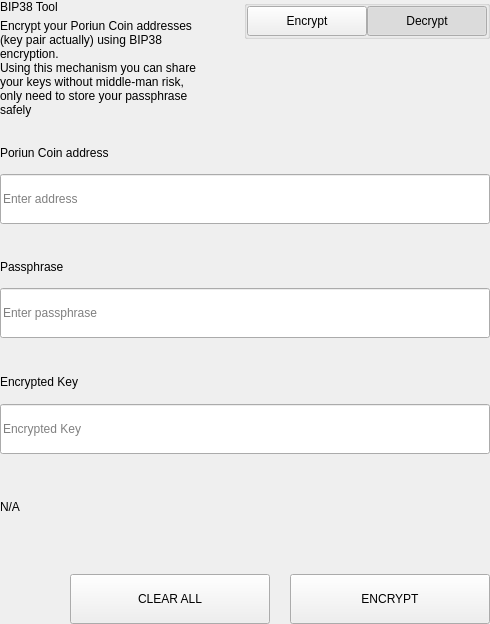
<?xml version="1.0" encoding="UTF-8"?>
<ui version="4.0">
 <class>SettingsBitToolWidget</class>
 <widget class="QWidget" name="SettingsBitToolWidget">
  <property name="geometry">
   <rect>
    <x>0</x>
    <y>0</y>
    <width>490</width>
    <height>624</height>
   </rect>
  </property>
  <property name="windowTitle">
   <string>Form</string>
  </property>
  <layout class="QVBoxLayout" name="verticalLayout">
   <property name="spacing">
    <number>0</number>
   </property>
   <property name="leftMargin">
    <number>0</number>
   </property>
   <property name="topMargin">
    <number>0</number>
   </property>
   <property name="rightMargin">
    <number>0</number>
   </property>
   <property name="bottomMargin">
    <number>0</number>
   </property>
   <item>
    <widget class="QWidget" name="left" native="true">
     <layout class="QVBoxLayout" name="verticalLayout_3">
      <property name="leftMargin">
       <number>0</number>
      </property>
      <property name="topMargin">
       <number>0</number>
      </property>
      <property name="rightMargin">
       <number>0</number>
      </property>
      <property name="bottomMargin">
       <number>0</number>
      </property>
      <item>
       <layout class="QVBoxLayout" name="verticalLayout_2">
        <property name="spacing">
         <number>0</number>
        </property>
        <item>
         <layout class="QHBoxLayout" name="horizontalLayout_3" stretch="3,1">
          <property name="spacing">
           <number>40</number>
          </property>
          <item>
           <layout class="QVBoxLayout" name="verticalLayoutTitle">
            <property name="spacing">
             <number>5</number>
            </property>
            <item>
             <widget class="QLabel" name="labelTitle">
              <property name="text">
               <string>BIP38 Tool</string>
              </property>
             </widget>
            </item>
            <item>
             <widget class="QLabel" name="labelSubtitle1">
              <property name="text">
               <string>Encrypt your Poriun Coin addresses (key pair actually) using BIP38 encryption.
Using this mechanism you can share your keys without middle-man risk, only need to store your passphrase safely</string>
              </property>
              <property name="wordWrap">
               <bool>true</bool>
              </property>
             </widget>
            </item>
           </layout>
          </item>
          <item alignment="Qt::AlignTop">
           <widget class="QGroupBox" name="groupBox">
            <property name="title">
             <string/>
            </property>
            <property name="alignment">
             <set>Qt::AlignLeading|Qt::AlignLeft|Qt::AlignTop</set>
            </property>
            <layout class="QHBoxLayout" name="horizontalLayout_4">
             <property name="spacing">
              <number>0</number>
             </property>
             <property name="leftMargin">
              <number>0</number>
             </property>
             <property name="topMargin">
              <number>0</number>
             </property>
             <property name="rightMargin">
              <number>0</number>
             </property>
             <property name="bottomMargin">
              <number>0</number>
             </property>
             <item>
              <spacer name="horizontalSpacer">
               <property name="orientation">
                <enum>Qt::Horizontal</enum>
               </property>
               <property name="sizeHint" stdset="0">
                <size>
                 <width>40</width>
                 <height>20</height>
                </size>
               </property>
              </spacer>
             </item>
             <item>
              <widget class="QPushButton" name="pushLeft">
               <property name="minimumSize">
                <size>
                 <width>120</width>
                 <height>30</height>
                </size>
               </property>
               <property name="maximumSize">
                <size>
                 <width>120</width>
                 <height>30</height>
                </size>
               </property>
               <property name="focusPolicy">
                <enum>Qt::NoFocus</enum>
               </property>
               <property name="text">
                <string>Encrypt</string>
               </property>
               <property name="checkable">
                <bool>true</bool>
               </property>
               <property name="autoExclusive">
                <bool>true</bool>
               </property>
              </widget>
             </item>
             <item>
              <widget class="QPushButton" name="pushRight">
               <property name="minimumSize">
                <size>
                 <width>120</width>
                 <height>30</height>
                </size>
               </property>
               <property name="maximumSize">
                <size>
                 <width>120</width>
                 <height>30</height>
                </size>
               </property>
               <property name="focusPolicy">
                <enum>Qt::NoFocus</enum>
               </property>
               <property name="text">
                <string>Decrypt</string>
               </property>
               <property name="checkable">
                <bool>true</bool>
               </property>
               <property name="checked">
                <bool>true</bool>
               </property>
               <property name="autoExclusive">
                <bool>true</bool>
               </property>
              </widget>
             </item>
            </layout>
           </widget>
          </item>
         </layout>
        </item>
        <item>
         <widget class="QStackedWidget" name="stackedWidget">
          <property name="currentIndex">
           <number>1</number>
          </property>
          <widget class="QWidget" name="pageDecrypt">
           <layout class="QVBoxLayout" name="verticalLayout_5">
            <property name="spacing">
             <number>0</number>
            </property>
            <property name="leftMargin">
             <number>0</number>
            </property>
            <property name="topMargin">
             <number>0</number>
            </property>
            <property name="rightMargin">
             <number>0</number>
            </property>
            <property name="bottomMargin">
             <number>0</number>
            </property>
            <item>
             <widget class="QWidget" name="widget" native="true">
              <property name="minimumSize">
               <size>
                <width>0</width>
                <height>100</height>
               </size>
              </property>
              <layout class="QVBoxLayout" name="verticalLayout_4">
               <property name="spacing">
                <number>0</number>
               </property>
               <property name="leftMargin">
                <number>0</number>
               </property>
               <property name="topMargin">
                <number>0</number>
               </property>
               <property name="rightMargin">
                <number>0</number>
               </property>
               <property name="bottomMargin">
                <number>0</number>
               </property>
               <item>
                <spacer name="verticalSpacer_2">
                 <property name="orientation">
                  <enum>Qt::Vertical</enum>
                 </property>
                 <property name="sizeType">
                  <enum>QSizePolicy::Fixed</enum>
                 </property>
                 <property name="sizeHint" stdset="0">
                  <size>
                   <width>20</width>
                   <height>20</height>
                  </size>
                 </property>
                </spacer>
               </item>
               <item>
                <layout class="QHBoxLayout" name="horizontalLayout_6" stretch="2">
                 <property name="spacing">
                  <number>0</number>
                 </property>
                 <item>
                  <layout class="QVBoxLayout" name="verticalLayout_7">
                   <property name="spacing">
                    <number>9</number>
                   </property>
                   <item>
                    <widget class="QLabel" name="labelSubtitleKey">
                     <property name="minimumSize">
                      <size>
                       <width>0</width>
                       <height>20</height>
                      </size>
                     </property>
                     <property name="maximumSize">
                      <size>
                       <width>16777215</width>
                       <height>20</height>
                      </size>
                     </property>
                     <property name="text">
                      <string>Encrypted key</string>
                     </property>
                    </widget>
                   </item>
                   <item>
                    <widget class="QLineEdit" name="lineEditKey">
                     <property name="minimumSize">
                      <size>
                       <width>0</width>
                       <height>50</height>
                      </size>
                     </property>
                     <property name="maximumSize">
                      <size>
                       <width>16777215</width>
                       <height>50</height>
                      </size>
                     </property>
                     <property name="placeholderText">
                      <string>Enter a encrypted key</string>
                     </property>
                    </widget>
                   </item>
                  </layout>
                 </item>
                </layout>
               </item>
               <item>
                <spacer name="verticalSpacer_3">
                 <property name="orientation">
                  <enum>Qt::Vertical</enum>
                 </property>
                 <property name="sizeType">
                  <enum>QSizePolicy::Fixed</enum>
                 </property>
                 <property name="sizeHint" stdset="0">
                  <size>
                   <width>20</width>
                   <height>20</height>
                  </size>
                 </property>
                </spacer>
               </item>
               <item>
                <layout class="QVBoxLayout" name="verticalLayout_9">
                 <property name="spacing">
                  <number>9</number>
                 </property>
                 <item>
                  <widget class="QLabel" name="labelSubtitlePassphrase">
                   <property name="maximumSize">
                    <size>
                     <width>16777215</width>
                     <height>20</height>
                    </size>
                   </property>
                   <property name="text">
                    <string>Passphrase</string>
                   </property>
                  </widget>
                 </item>
                 <item>
                  <widget class="QLineEdit" name="lineEditPassphrase">
                   <property name="minimumSize">
                    <size>
                     <width>0</width>
                     <height>50</height>
                    </size>
                   </property>
                   <property name="maximumSize">
                    <size>
                     <width>16777215</width>
                     <height>50</height>
                    </size>
                   </property>
                   <property name="placeholderText">
                    <string>Enter a passphrase</string>
                   </property>
                  </widget>
                 </item>
                </layout>
               </item>
               <item>
                <spacer name="verticalSpacer_4">
                 <property name="orientation">
                  <enum>Qt::Vertical</enum>
                 </property>
                 <property name="sizeType">
                  <enum>QSizePolicy::Fixed</enum>
                 </property>
                 <property name="sizeHint" stdset="0">
                  <size>
                   <width>20</width>
                   <height>20</height>
                  </size>
                 </property>
                </spacer>
               </item>
               <item>
                <widget class="QWidget" name="widget_3" native="true">
                 <property name="sizePolicy">
                  <sizepolicy hsizetype="Preferred" vsizetype="Fixed">
                   <horstretch>0</horstretch>
                   <verstretch>0</verstretch>
                  </sizepolicy>
                 </property>
                 <layout class="QVBoxLayout" name="verticalLayout_10">
                  <property name="spacing">
                   <number>9</number>
                  </property>
                  <property name="leftMargin">
                   <number>0</number>
                  </property>
                  <property name="topMargin">
                   <number>0</number>
                  </property>
                  <property name="rightMargin">
                   <number>0</number>
                  </property>
                  <property name="bottomMargin">
                   <number>0</number>
                  </property>
                  <item>
                   <widget class="QLabel" name="labelSubtitleDecryptResult">
                    <property name="minimumSize">
                     <size>
                      <width>0</width>
                      <height>20</height>
                     </size>
                    </property>
                    <property name="maximumSize">
                     <size>
                      <width>16777215</width>
                      <height>20</height>
                     </size>
                    </property>
                    <property name="text">
                     <string>Decrypted address result</string>
                    </property>
                   </widget>
                  </item>
                  <item>
                   <widget class="QWidget" name="widget_4" native="true">
                    <layout class="QHBoxLayout" name="horizontalLayout" stretch="6,0,1">
                     <property name="spacing">
                      <number>0</number>
                     </property>
                     <property name="leftMargin">
                      <number>0</number>
                     </property>
                     <property name="topMargin">
                      <number>0</number>
                     </property>
                     <property name="rightMargin">
                      <number>0</number>
                     </property>
                     <property name="bottomMargin">
                      <number>0</number>
                     </property>
                     <item alignment="Qt::AlignVCenter">
                      <widget class="QLineEdit" name="lineEditDecryptResult">
                       <property name="minimumSize">
                        <size>
                         <width>0</width>
                         <height>50</height>
                        </size>
                       </property>
                       <property name="maximumSize">
                        <size>
                         <width>16777215</width>
                         <height>50</height>
                        </size>
                       </property>
                       <property name="placeholderText">
                        <string>Decrypted Address</string>
                       </property>
                      </widget>
                     </item>
                     <item>
                      <spacer name="horizontalSpacer_4">
                       <property name="orientation">
                        <enum>Qt::Horizontal</enum>
                       </property>
                       <property name="sizeType">
                        <enum>QSizePolicy::Fixed</enum>
                       </property>
                       <property name="sizeHint" stdset="0">
                        <size>
                         <width>20</width>
                         <height>50</height>
                        </size>
                       </property>
                      </spacer>
                     </item>
                     <item>
                      <widget class="QPushButton" name="pushButtonImport">
                       <property name="minimumSize">
                        <size>
                         <width>140</width>
                         <height>40</height>
                        </size>
                       </property>
                       <property name="text">
                        <string>Import Address</string>
                       </property>
                      </widget>
                     </item>
                    </layout>
                   </widget>
                  </item>
                 </layout>
                </widget>
               </item>
               <item>
                <widget class="QLabel" name="statusLabel_DEC">
                 <property name="maximumSize">
                  <size>
                   <width>16777215</width>
                   <height>40</height>
                  </size>
                 </property>
                 <property name="text">
                  <string/>
                 </property>
                </widget>
               </item>
               <item>
                <spacer name="verticalSpacer">
                 <property name="orientation">
                  <enum>Qt::Vertical</enum>
                 </property>
                 <property name="sizeType">
                  <enum>QSizePolicy::Preferred</enum>
                 </property>
                 <property name="sizeHint" stdset="0">
                  <size>
                   <width>20</width>
                   <height>20</height>
                  </size>
                 </property>
                </spacer>
               </item>
               <item>
                <layout class="QHBoxLayout" name="horizontalLayout_7">
                 <property name="spacing">
                  <number>0</number>
                 </property>
                 <item>
                  <spacer name="horizontalSpacer_5">
                   <property name="orientation">
                    <enum>Qt::Horizontal</enum>
                   </property>
                   <property name="sizeType">
                    <enum>QSizePolicy::Expanding</enum>
                   </property>
                   <property name="sizeHint" stdset="0">
                    <size>
                     <width>40</width>
                     <height>20</height>
                    </size>
                   </property>
                  </spacer>
                 </item>
                 <item>
                  <widget class="QPushButton" name="pushButtonDecryptClear">
                   <property name="minimumSize">
                    <size>
                     <width>200</width>
                     <height>50</height>
                    </size>
                   </property>
                   <property name="maximumSize">
                    <size>
                     <width>200</width>
                     <height>50</height>
                    </size>
                   </property>
                   <property name="text">
                    <string>CLEAR</string>
                   </property>
                  </widget>
                 </item>
                 <item>
                  <spacer name="horizontalSpacer_3">
                   <property name="orientation">
                    <enum>Qt::Horizontal</enum>
                   </property>
                   <property name="sizeType">
                    <enum>QSizePolicy::Fixed</enum>
                   </property>
                   <property name="sizeHint" stdset="0">
                    <size>
                     <width>20</width>
                     <height>20</height>
                    </size>
                   </property>
                  </spacer>
                 </item>
                 <item>
                  <widget class="QPushButton" name="pushButtonDecrypt">
                   <property name="minimumSize">
                    <size>
                     <width>200</width>
                     <height>50</height>
                    </size>
                   </property>
                   <property name="maximumSize">
                    <size>
                     <width>200</width>
                     <height>50</height>
                    </size>
                   </property>
                   <property name="text">
                    <string>DECRYPT KEY</string>
                   </property>
                  </widget>
                 </item>
                </layout>
               </item>
              </layout>
             </widget>
            </item>
           </layout>
          </widget>
          <widget class="QWidget" name="pageEncrypt">
           <layout class="QVBoxLayout" name="verticalLayout_11">
            <property name="spacing">
             <number>0</number>
            </property>
            <property name="leftMargin">
             <number>0</number>
            </property>
            <property name="topMargin">
             <number>0</number>
            </property>
            <property name="rightMargin">
             <number>0</number>
            </property>
            <property name="bottomMargin">
             <number>0</number>
            </property>
            <item>
             <spacer name="verticalSpacer_8">
              <property name="orientation">
               <enum>Qt::Vertical</enum>
              </property>
              <property name="sizeType">
               <enum>QSizePolicy::Fixed</enum>
              </property>
              <property name="sizeHint" stdset="0">
               <size>
                <width>20</width>
                <height>20</height>
               </size>
              </property>
             </spacer>
            </item>
            <item>
             <widget class="QWidget" name="containerAddressEnc" native="true">
              <layout class="QVBoxLayout" name="containerAddressEncLayout">
               <property name="spacing">
                <number>5</number>
               </property>
               <property name="leftMargin">
                <number>0</number>
               </property>
               <property name="topMargin">
                <number>0</number>
               </property>
               <property name="rightMargin">
                <number>0</number>
               </property>
               <property name="bottomMargin">
                <number>0</number>
               </property>
               <item>
                <widget class="QLabel" name="labelSubtitleAddress">
                 <property name="minimumSize">
                  <size>
                   <width>0</width>
                   <height>20</height>
                  </size>
                 </property>
                 <property name="maximumSize">
                  <size>
                   <width>16777215</width>
                   <height>20</height>
                  </size>
                 </property>
                 <property name="text">
                  <string>Poriun Coin address</string>
                 </property>
                </widget>
               </item>
               <item>
                <widget class="QLineEdit" name="addressIn_ENC">
                 <property name="minimumSize">
                  <size>
                   <width>0</width>
                   <height>50</height>
                  </size>
                 </property>
                 <property name="placeholderText">
                  <string>Enter address</string>
                 </property>
                </widget>
               </item>
              </layout>
             </widget>
            </item>
            <item>
             <spacer name="verticalSpacer_6">
              <property name="orientation">
               <enum>Qt::Vertical</enum>
              </property>
              <property name="sizeType">
               <enum>QSizePolicy::Fixed</enum>
              </property>
              <property name="sizeHint" stdset="0">
               <size>
                <width>20</width>
                <height>20</height>
               </size>
              </property>
             </spacer>
            </item>
            <item>
             <widget class="QWidget" name="containerAddress" native="true">
              <layout class="QHBoxLayout" name="horizontalLayout_9" stretch="2">
               <property name="spacing">
                <number>0</number>
               </property>
               <property name="leftMargin">
                <number>0</number>
               </property>
               <property name="topMargin">
                <number>0</number>
               </property>
               <property name="rightMargin">
                <number>0</number>
               </property>
               <property name="bottomMargin">
                <number>0</number>
               </property>
               <item>
                <layout class="QVBoxLayout" name="verticalLayout_8">
                 <property name="spacing">
                  <number>5</number>
                 </property>
                 <item>
                  <widget class="QLabel" name="labelSubtitleMessage">
                   <property name="minimumSize">
                    <size>
                     <width>0</width>
                     <height>20</height>
                    </size>
                   </property>
                   <property name="maximumSize">
                    <size>
                     <width>16777215</width>
                     <height>20</height>
                    </size>
                   </property>
                   <property name="text">
                    <string>Passphrase</string>
                   </property>
                  </widget>
                 </item>
                 <item>
                  <widget class="QLineEdit" name="passphraseIn_ENC">
                   <property name="minimumSize">
                    <size>
                     <width>0</width>
                     <height>50</height>
                    </size>
                   </property>
                   <property name="maximumSize">
                    <size>
                     <width>16777215</width>
                     <height>50</height>
                    </size>
                   </property>
                   <property name="placeholderText">
                    <string>Enter passphrase</string>
                   </property>
                  </widget>
                 </item>
                </layout>
               </item>
              </layout>
             </widget>
            </item>
            <item>
             <spacer name="verticalSpacer_7">
              <property name="orientation">
               <enum>Qt::Vertical</enum>
              </property>
              <property name="sizeType">
               <enum>QSizePolicy::Fixed</enum>
              </property>
              <property name="sizeHint" stdset="0">
               <size>
                <width>20</width>
                <height>20</height>
               </size>
              </property>
             </spacer>
            </item>
            <item>
             <widget class="QWidget" name="widget_2" native="true">
              <property name="minimumSize">
               <size>
                <width>0</width>
                <height>75</height>
               </size>
              </property>
              <property name="maximumSize">
               <size>
                <width>16777215</width>
                <height>16777215</height>
               </size>
              </property>
              <layout class="QVBoxLayout" name="verticalLayout_6">
               <property name="leftMargin">
                <number>0</number>
               </property>
               <property name="topMargin">
                <number>0</number>
               </property>
               <property name="rightMargin">
                <number>0</number>
               </property>
               <property name="bottomMargin">
                <number>0</number>
               </property>
               <item>
                <widget class="QLabel" name="labelSubtitleEncryptedKey">
                 <property name="minimumSize">
                  <size>
                   <width>0</width>
                   <height>20</height>
                  </size>
                 </property>
                 <property name="maximumSize">
                  <size>
                   <width>16777215</width>
                   <height>20</height>
                  </size>
                 </property>
                 <property name="text">
                  <string>Encrypted Key</string>
                 </property>
                </widget>
               </item>
               <item>
                <widget class="QLineEdit" name="encryptedKeyOut_ENC">
                 <property name="minimumSize">
                  <size>
                   <width>0</width>
                   <height>50</height>
                  </size>
                 </property>
                 <property name="placeholderText">
                  <string>Encrypted Key</string>
                 </property>
                </widget>
               </item>
              </layout>
             </widget>
            </item>
            <item>
             <widget class="QLabel" name="statusLabel_ENC">
              <property name="text">
               <string notr="true">N/A</string>
              </property>
             </widget>
            </item>
            <item>
             <spacer name="verticalSpacer_5">
              <property name="orientation">
               <enum>Qt::Vertical</enum>
              </property>
              <property name="sizeType">
               <enum>QSizePolicy::Fixed</enum>
              </property>
              <property name="sizeHint" stdset="0">
               <size>
                <width>20</width>
                <height>20</height>
               </size>
              </property>
             </spacer>
            </item>
            <item>
             <layout class="QHBoxLayout" name="horizontalLayout_8">
              <property name="spacing">
               <number>0</number>
              </property>
              <item>
               <spacer name="horizontalSpacer_6">
                <property name="orientation">
                 <enum>Qt::Horizontal</enum>
                </property>
                <property name="sizeType">
                 <enum>QSizePolicy::Expanding</enum>
                </property>
                <property name="sizeHint" stdset="0">
                 <size>
                  <width>40</width>
                  <height>20</height>
                 </size>
                </property>
               </spacer>
              </item>
              <item>
               <widget class="QPushButton" name="pushButtonClear">
                <property name="minimumSize">
                 <size>
                  <width>200</width>
                  <height>50</height>
                 </size>
                </property>
                <property name="focusPolicy">
                 <enum>Qt::NoFocus</enum>
                </property>
                <property name="text">
                 <string>CLEAR ALL</string>
                </property>
               </widget>
              </item>
              <item>
               <spacer name="horizontalSpacer_2">
                <property name="orientation">
                 <enum>Qt::Horizontal</enum>
                </property>
                <property name="sizeType">
                 <enum>QSizePolicy::Fixed</enum>
                </property>
                <property name="sizeHint" stdset="0">
                 <size>
                  <width>20</width>
                  <height>20</height>
                 </size>
                </property>
               </spacer>
              </item>
              <item>
               <widget class="QPushButton" name="pushButtonEncrypt">
                <property name="minimumSize">
                 <size>
                  <width>200</width>
                  <height>50</height>
                 </size>
                </property>
                <property name="maximumSize">
                 <size>
                  <width>200</width>
                  <height>50</height>
                 </size>
                </property>
                <property name="focusPolicy">
                 <enum>Qt::NoFocus</enum>
                </property>
                <property name="text">
                 <string>ENCRYPT</string>
                </property>
               </widget>
              </item>
             </layout>
            </item>
           </layout>
          </widget>
         </widget>
        </item>
       </layout>
      </item>
     </layout>
    </widget>
   </item>
  </layout>
 </widget>
 <resources/>
 <connections/>
</ui>
